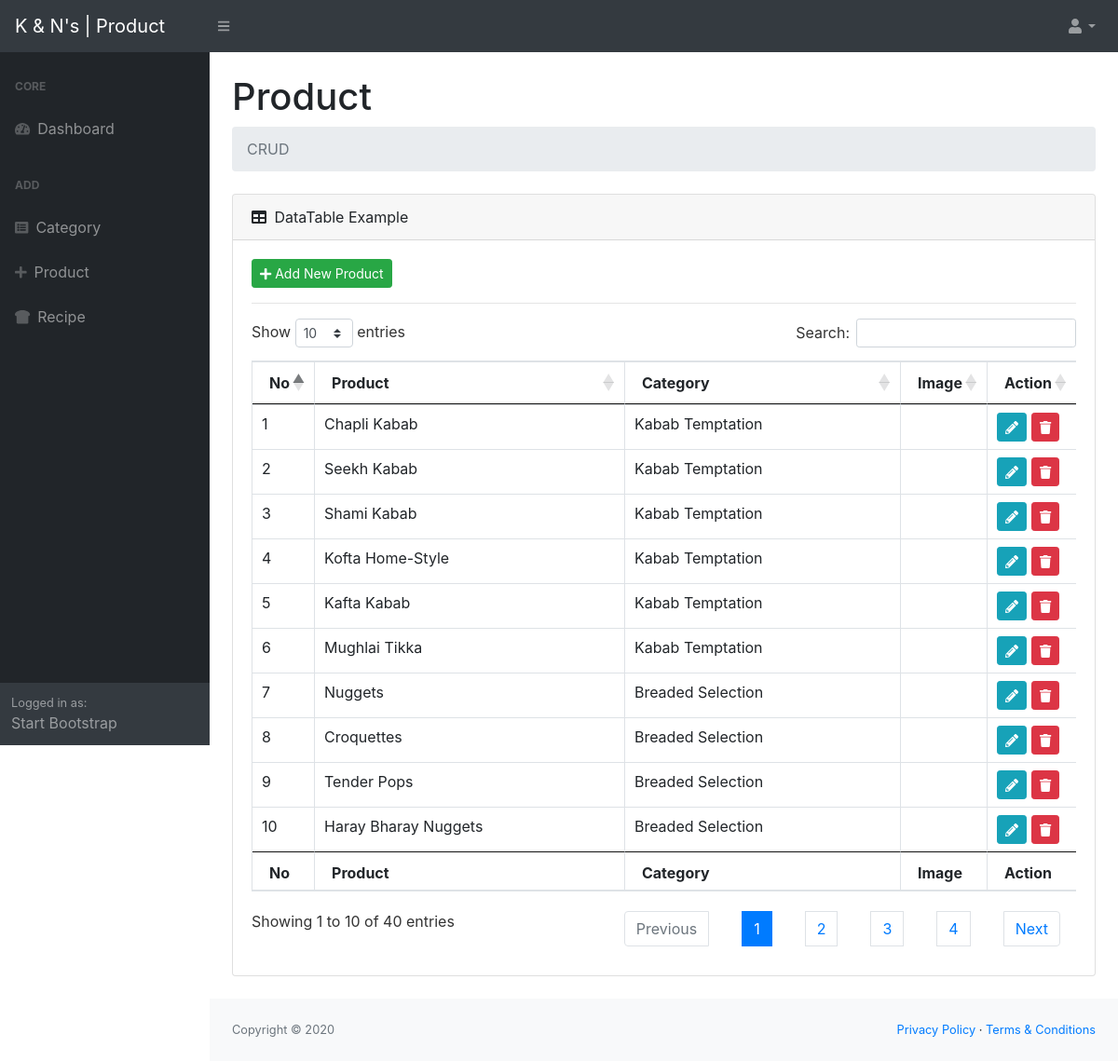
Screenshot of /index.php/product with the database file from the repository.
### tables this page shows
CREATE TABLE `product` (
  `product_id` int(11) NOT NULL,
  `product_name` varchar(100) DEFAULT NULL,
  `product_category_id` int(11) DEFAULT NULL,
  `product_image` longtext DEFAULT NULL
);

CREATE TABLE `category` (
  `category_id` int(11) NOT NULL,
  `category_name` varchar(100) DEFAULT NULL,
  `category_image` longtext DEFAULT NULL
);

### application/controllers/Product.php (called while the page is built, shortened)
<?php
class Product extends CI_Controller {
    function __construct(){
        $this->load->model('product_model','product_model');
        $this->load->library('session');
    }
    function index(){
        $data['product'] = $this->product_model->get_product();
        $this->load->view('product_list_view',$data);
    }
}

### index.php (called while the page is built, shortened)
<?php
require_once BASEPATH.'core/CodeIgniter.php';

### application/models/Product_model.php (called while the page is built, shortened)
<?php
class Product_model extends CI_Model{
    function get_product(){
        $this->db->select('product_id,product_name,product_image,category_name');
        $this->db->from('product');
        $this->db->join('category','product_category_id = category_id','left');
        $query = $this->db->get();
        return $query;
    }
}

### application/views/product_list_view.php (the view, shortened to what this page needs)
<!DOCTYPE html>
<html>
<head>
    <link href="<?php echo base_url().'assets/css/bootstrap.css'?>" rel="stylesheet" type="text/css">
    <link href="<?php echo base_url().'assets/css/datatables.css'?>" rel="stylesheet" type="text/css">
    <link href="<?php echo base_url().'assets/css/styles.css'?>" rel="stylesheet" />
    <link href="https://cdn.datatables.net/1.10.20/css/dataTables.bootstrap4.min.css" rel="stylesheet" />
</head>
<body class="sb-nav-fixed">
<nav class="sb-topnav navbar navbar-expand navbar-dark bg-dark">
    <a class="navbar-brand" href="<?php echo site_url('product');?>">K &amp; N's | Product</a>
    <button class="btn btn-link btn-sm order-1 order-lg-0" id="sidebarToggle" href="#"><i class="fa fa-bars"></i></button>
    <ul class="navbar-nav ml-auto ml-md-0">
        <li class="nav-item dropdown">
            <a class="nav-link dropdown-toggle" id="userDropdown" href="#" role="button" data-toggle="dropdown" aria-haspopup="true" aria-expanded="false"><i class="fa fa-user fa-fw"></i></a>
        </li>
    </ul>
</nav>
<div id="layoutSidenav">
    <div id="layoutSidenav_nav">
        <nav class="sb-sidenav accordion sb-sidenav-dark" id="sidenavAccordion">
            <div class="sb-sidenav-menu">
                <div class="nav">
                    <div class="sb-sidenav-menu-heading">Core</div>
                    <a class="nav-link" href="<?php echo site_url('main');?>">
                        <div class="sb-nav-link-icon"><i class="fa fa-tachometer-alt"></i></div>
                        Dashboard
                    </a>
                    <div class="sb-sidenav-menu-heading">ADD</div>
                    <a class="nav-link" href="<?php echo site_url('category');?>">
                        <div class="sb-nav-link-icon"><i class="fa fa-list-alt" aria-hidden="true"></i></div>
                        Category
                    </a>
                    <a class="nav-link" href="<?php echo site_url('product');?>">
                        <div class="sb-nav-link-icon"><i class="fas fa-plus"></i></div>
                        Product
                    </a>
                    <a class="nav-link" href="<?php echo site_url('recipe');?>">
                        <div class="sb-nav-link-icon"><i class="fas fa-bread-slice"></i></i></div>
                        Recipe
                    </a>
                </div>
            </div>
            <div class="sb-sidenav-footer">
                <div class="small">Logged in as:</div>
                Start Bootstrap
            </div>
        </nav>
    </div>
    <div id="layoutSidenav_content">
        <main>
            <div class="container-fluid">
                <h1 class="mt-4">Product</h1>
                <ol class="breadcrumb mb-4">
                    <li class="breadcrumb-item active">CRUD</li>
                </ol>
                <div class="card mb-4">
                    <div class="card-header">
                        <i class="fa fa-table mr-1"></i>
                        DataTable Example
                    </div>
                    <div class="card-body">
                        <a href="<?php echo site_url('product/add_new');?>" class="btn btn-success btn-sm"><i class="fa fa-plus"></i> Add New Product</a>
                        <hr/>
                        <div class="table-responsive">
                            <table class="table table-bordered" id="dataTable" width="100%" cellspacing="0">
                                <thead>
                                <tr>
                                    <th>No</th>
                                    <th>Product</th>
                                    <th>Category</th>
                                    <th>Image</th>
                                    <th>Action</th>
                                </tr>
                                </thead>
                                <tfoot>
                                <tr>
                                    <th>No</th>
                                    <th>Product</th>
                                    <th>Category</th>
                                    <th>Image</th>
                                    <th>Action</th>
                                </tr>
                                </tfoot>
                                <tbody>
                                <?php
                                $no = 0;
                                foreach ($product->result() as $row):
                                    $no++;
                                    ?>
                                    <tr>
                                        <td><?php echo $no;?></td>
                                        <td><?php echo $row->product_name;?></td>
                                        <td><?php echo $row->category_name;?></td>
                                        <td><?php echo $row->product_image;?></td>
                                        <td>
                                            <a href="<?php echo site_url('product/get_edit/'.$row->product_id);?>" class="btn btn-sm btn-info"><i class="fas fa-pencil-alt" aria-hidden="true"></i></a>
                                            <a href="<?php echo site_url('product/delete/'.$row->product_id);?>" class="btn btn-sm btn-danger"><i class="fa fa-trash" aria-hidden="true"></i></a>
                                        </td>
                                    </tr>
                                <?php endforeach;?>
                                </tbody>
                            </table>
                        </div>
                    </div>
                </div>
            </div>
        </main>
        <footer class="py-4 bg-light mt-auto">
            <div class="container-fluid">
                <div class="d-flex align-items-center justify-content-between small">
                    <div class="text-muted">Copyright &copy; 2020</div>
                    <div>
                        <a href="#">Privacy Policy</a>
                        &middot;
                        <a href="#">Terms &amp; Conditions</a>
                    </div>
                </div>
            </div>
        </footer>
    </div>
</div>
</body>
</html>

### assets/css/datatables.css (style rules this page uses)
table.dataTable { width: 100%; margin: 0 auto; clear: both; border-collapse: separate; border-spacing: 0; }
table.dataTable thead th, table.dataTable tfoot th { font-weight: bold; }
table.dataTable thead th, table.dataTable thead td { padding: 10px 18px; border-bottom: 1px solid #111; }
table.dataTable tfoot th, table.dataTable tfoot td { padding: 10px 18px 6px 18px; border-top: 1px solid #111; }
table.dataTable thead .sorting, table.dataTable thead .sorting_asc, table.dataTable thead .sorting_desc, table.dataTable thead .sorting_asc_disabled, table.dataTable thead .sorting_desc_disabled { cursor: pointer; *cursor: hand; background-repeat: no-repeat; background-position: center right; }
table.dataTable thead .sorting { background-image: url("DataTables-1.10.18/images/sort_both.png"); }
table.dataTable thead .sorting_asc { background-image: url("DataTables-1.10.18/images/sort_asc.png"); }
table.dataTable tbody tr { background-color: #ffffff; }
table.dataTable tbody th, table.dataTable tbody td { padding: 8px 10px; }
table.dataTable, table.dataTable th, table.dataTable td { box-sizing: content-box; }

### rows the page displays
product: product_name "Chapli Kabab", category.category_name "Kabab Temptation"
product: product_name "Seekh Kabab", category.category_name "Kabab Temptation"
product: product_name "Shami Kabab", category.category_name "Kabab Temptation"
product: product_name "Kofta Home-Style", category.category_name "Kabab Temptation"
product: product_name "Kafta Kabab", category.category_name "Kabab Temptation"
product: product_name "Mughlai Tikka", category.category_name "Kabab Temptation"
product: product_name "Nuggets", category.category_name "Breaded Selection"
product: product_name "Croquettes", category.category_name "Breaded Selection"
product: product_name "Tender Pops", category.category_name "Breaded Selection"
product: product_name "Haray Bharay Nuggets", category.category_name "Breaded Selection"
